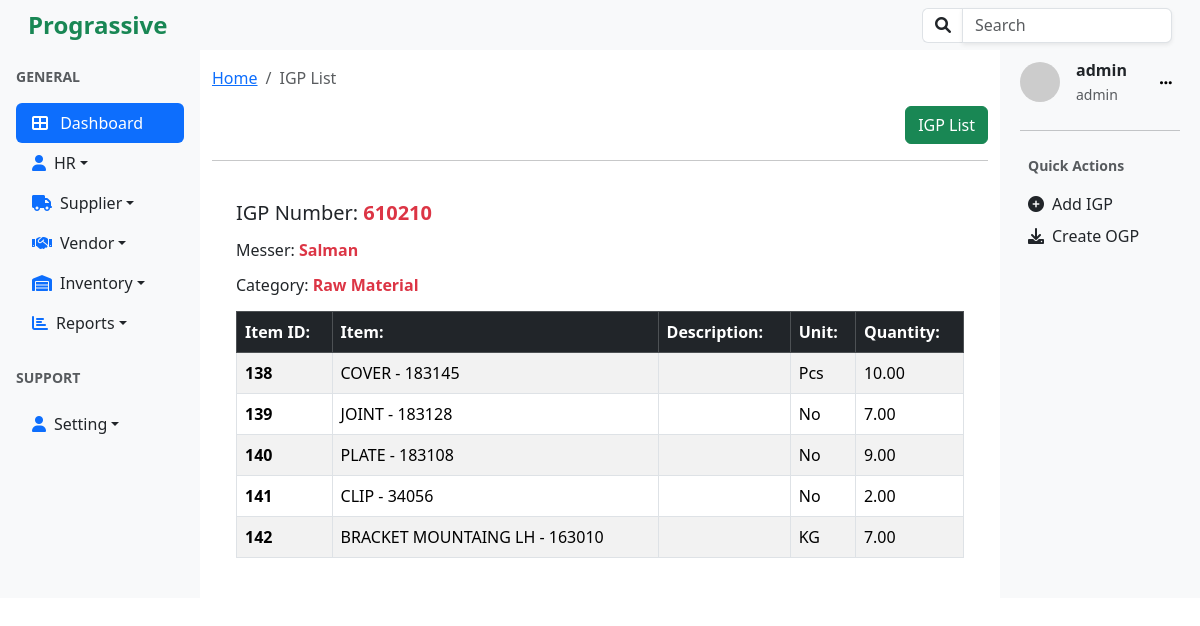
The page /igp/igp-items/610210/ (signed in) on the database its author committed.
### igp/models.py (models this page shows, shortened)
class IGP(models.Model):
    igp_number = models.CharField(max_length=20, unique=True)
    messer = models.ForeignKey(Supplier,on_delete=models.CASCADE)
    date = models.DateField(default=timezone.now)
    vehicle_number = models.CharField(max_length=20, blank=True, null=True)
    vehicle_type = models.CharField(max_length=50, blank=True, null=True)
    driver_name = models.CharField(max_length=50, blank=True, null=True)
    driver_contact = models.CharField(max_length=15, blank=True, null=True)
    category=models.ForeignKey(Category, on_delete=models.CASCADE)
    address=models.CharField(max_length=100, null=False, blank=False)
    created_by = models.ForeignKey(User, on_delete=models.CASCADE, null=True, blank=True)
    created_at = models.DateTimeField(auto_now_add=True, null=True, blank=True )
    updated_at = models.DateTimeField(auto_now=True, null=True, blank=True)

class IGPItem(models.Model):
    igp = models.ForeignKey(IGP, on_delete=models.CASCADE, related_name="items")
    item=models.ForeignKey(Item, on_delete=models.CASCADE)
    description=models.TextField(blank=True, null=True)
    unit=models.ForeignKey(Unit, on_delete=models.CASCADE)
    quantity=models.DecimalField(max_digits=10, decimal_places=2)

### suppliers/models.py (models this page shows, shortened)
class Supplier(models.Model):
    name=models.CharField(max_length=20, blank=False, unique=True)
    phone=models.CharField(max_length=15)
    address =models.CharField(max_length=100, blank=True, null=True)

### categories/models.py (models this page shows)
class Category(models.Model):
    name=models.CharField(max_length=30, null=False, blank=False, unique=True)
    description = models.TextField(null=True, blank=True)
    def __str__(self):
        return self.name

### items/models.py (models this page shows)
class Item(models.Model):
    name=models.CharField(max_length=50, blank=True, null=True)
    item_no = models.CharField(max_length=50, unique=True, db_index=True, default=0)
    description=models.TextField(blank=True, null=True)
    def __str__(self):
        return f"{self.name} - {self.item_no}"

### units/models.py (models this page shows)
class Unit(models.Model):
    name=models.CharField(max_length=50, null=False, blank=False, unique=True)
    description=models.TextField(null=True, blank=True)
    def __str__(self):
        return self.name

### accounts/models.py (models this page shows, shortened)
class User(AbstractUser):
    role = models.ForeignKey(Role, on_delete=models.SET_NULL, null=True, blank=True)

class Role(models.Model):
    ADMIN = 'admin'
    HR = 'hr'
    STAFF = 'staff'
    ROLE_CHOICES = [
        (ADMIN, 'Admin'),
        (HR, 'HR'),
        (STAFF, 'Staff'),
    ]
    name = models.CharField(max_length=50, choices=ROLE_CHOICES, default=STAFF)
    description = models.TextField(blank=True)
    def __str__(self):
        return self.name

### utils/decorators.py (the view, shortened to what this page needs)
        def _wrapped_view(request, *args, **kwargs):
            return view_func(request, *args, **kwargs)

### igp/views.py (called while the page is built)
@login_required
@role_required('staff', 'hr', 'admin')
def igp_item_list(request, igp_number):
    try:
        selected_igp = IGP.objects.get(igp_number=igp_number)
    except IGP.DoesNotExist:
        raise Http404("IGP not found")
    igp_items = IGPItem.objects.filter(igp__igp_number=selected_igp.igp_number)
    context = {
        'igp_number': selected_igp.igp_number,
        'messer_name': selected_igp.messer.name,
        'category': selected_igp.category,
        'igp_items': igp_items,  # List of items for the selected IGP
    }
    return render(request, 'items_list.html', context)

### igp/templates/items_list.html
{% extends 'base.html' %}
{% block content %}
<nav aria-label="breadcrumb" class="my-3">
  <ol class="breadcrumb">
    <li class="breadcrumb-item"><a href="#">Home</a></li>
    <li class="breadcrumb-item active" aria-current="page">IGP List</li>
  </ol>
</nav>
<div class="d-flex justify-content-end align-items-center mb-3">
  <a href="{% url 'igp_list' %}" class="btn btn-success">IGP List</a>
</div>
<hr />
<div class="table-responsive p-4">
    <h5 class="mb-3">IGP Number:<strong class="text-danger  mb-3"> {{ igp_number }}</strong></h5>
    <h6 class="mb-3">Messer: <strong class="text-danger mb-3">{{ messer_name }}</strong></h6>
    <h6 class="mb-3">Category: <strong class="text-danger mb-3">{{ category }}</strong></h6>
    <table class="table table-bordered table-striped table-hover">
        <thead class="table-dark">
            <tr>
                <th scope="col">Item ID:</th>
                <th scope="col">Item:</th>
                <th scope="col">Description:</th>
                <th scope="col">Unit:</th>
                <th scope="col">Quantity:</th>
            </tr>
        </thead>
        <tbody>
            {% for igpitem in igp_items %}
            <tr>
                <th>{{ igpitem.id }}</th>
                <td>{{ igpitem.item }}</td>
                <td>{{ igpitem.description }}</td>
                <td>{{ igpitem.unit }}</td>
                <td>{{ igpitem.quantity }}</td>
            </tr>
            {% endfor %}
        </tbody>
    </table>
</div>
{% endblock %}

### templates/right_sidebar.html (shortened to what this page needs)
<div class=" bg-light p-2">
  <div class="d-flex align-items-center mb-4 ml-2">
    <img
      src="https://ui-avatars.com/api/?name={{user.username}}"
      alt="User Avatar"
      class="rounded-circle me-3"
      width="40"
    />
    <div>
      <p class="mb-0 fw-bold">{{user.username}}</p>
      <small class="text-muted">{{user.role}}</small>
    </div>
    <div class="dropdown ms-auto">
    <button class="btn btn-light btn-sm ms-auto "  id="dropdownMenuButton" data-bs-toggle="dropdown" aria-expanded="false" style="box-shadow: none; border:1px;">
      <i class="fa fa-ellipsis-h"></i>
    </button>
</div>
  </div>
  <hr />
  <div class="mb-4 p-2">
    <p class="text-muted small fw-bold">Quick Actions</p>
    <ul class="list-unstyled">
      <li class="mb-2">
        <a href="{% url 'create_igp'%}" class="d-flex align-items-center text-dark text-decoration-none">
          <i class="fa fa-plus-circle me-2"></i> Add IGP
        </a>
      </li>
      <li>
        <a href="#" class="d-flex align-items-center text-dark text-decoration-none">
          <i class="fa fa-download me-2"></i> Create OGP
        </a>
      </li>
    </ul>
  </div>
</div>

### rows shown on the page
IGP: igp_number "610210"
Supplier: name "Salman"
Category: name "Raw Material"
IGPItem: id "138", item "COVER - 183145", unit "Pcs", quantity "10.00"
IGPItem: id "139", item "JOINT - 183128", unit "No", quantity "7.00"
IGPItem: id "140", item "PLATE - 183108", unit "No", quantity "9.00"
IGPItem: id "141", item "CLIP - 34056", unit "No", quantity "2.00"
IGPItem: id "142", item "BRACKET MOUNTAING LH - 163010", unit "KG", quantity "7.00"
User: username "admin", role "admin"
